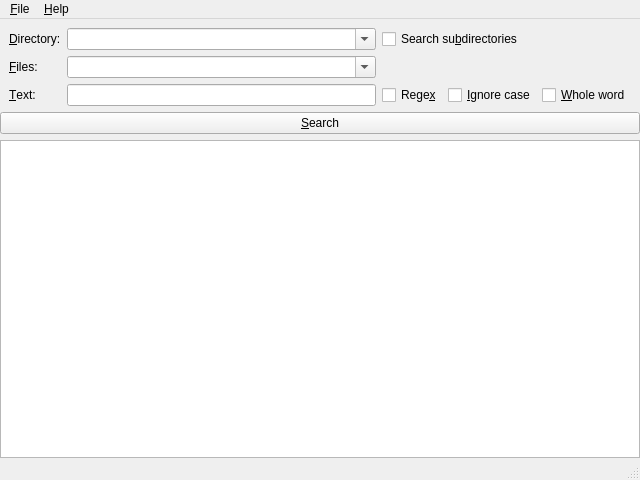
<?xml version="1.0" encoding="UTF-8"?>
<ui version="4.0">
 <class>MainWindow</class>
 <widget class="QMainWindow" name="MainWindow">
  <property name="geometry">
   <rect>
    <x>0</x>
    <y>0</y>
    <width>640</width>
    <height>480</height>
   </rect>
  </property>
  <property name="windowTitle">
   <string>Gold</string>
  </property>
  <widget class="QWidget" name="centralWidget">
   <layout class="QVBoxLayout" name="verticalLayout">
    <property name="leftMargin">
     <number>0</number>
    </property>
    <property name="topMargin">
     <number>0</number>
    </property>
    <property name="rightMargin">
     <number>0</number>
    </property>
    <property name="bottomMargin">
     <number>0</number>
    </property>
    <item>
     <layout class="QGridLayout" name="gridLayout">
      <property name="leftMargin">
       <number>9</number>
      </property>
      <property name="topMargin">
       <number>9</number>
      </property>
      <property name="rightMargin">
       <number>9</number>
      </property>
      <item row="2" column="2">
       <widget class="QCheckBox" name="checkRegex">
        <property name="text">
         <string>Rege&amp;x</string>
        </property>
       </widget>
      </item>
      <item row="2" column="4">
       <widget class="QCheckBox" name="checkWholeWord">
        <property name="text">
         <string>&amp;Whole word</string>
        </property>
       </widget>
      </item>
      <item row="2" column="0">
       <widget class="QLabel" name="labelText">
        <property name="text">
         <string>&amp;Text:</string>
        </property>
        <property name="buddy">
         <cstring>editText</cstring>
        </property>
       </widget>
      </item>
      <item row="1" column="0">
       <widget class="QLabel" name="labelFiles">
        <property name="text">
         <string>&amp;Files:</string>
        </property>
        <property name="buddy">
         <cstring>comboFiles</cstring>
        </property>
       </widget>
      </item>
      <item row="0" column="0">
       <widget class="QLabel" name="labelDir">
        <property name="text">
         <string>&amp;Directory:</string>
        </property>
        <property name="buddy">
         <cstring>comboDir</cstring>
        </property>
       </widget>
      </item>
      <item row="2" column="1">
       <widget class="QLineEdit" name="editText"/>
      </item>
      <item row="2" column="3">
       <widget class="QCheckBox" name="checkIgnoreCase">
        <property name="text">
         <string>&amp;Ignore case</string>
        </property>
       </widget>
      </item>
      <item row="1" column="1">
       <widget class="QComboBox" name="comboFiles">
        <property name="editable">
         <bool>true</bool>
        </property>
       </widget>
      </item>
      <item row="0" column="1">
       <widget class="QComboBox" name="comboDir">
        <property name="editable">
         <bool>true</bool>
        </property>
       </widget>
      </item>
      <item row="0" column="2" colspan="3">
       <widget class="QCheckBox" name="checkSearchSubdir">
        <property name="text">
         <string>Search su&amp;bdirectories</string>
        </property>
       </widget>
      </item>
     </layout>
    </item>
    <item>
     <widget class="QPushButton" name="buttonSearch">
      <property name="text">
       <string>&amp;Search</string>
      </property>
     </widget>
    </item>
    <item>
     <widget class="QTreeView" name="treeView"/>
    </item>
   </layout>
  </widget>
  <widget class="QMenuBar" name="menuBar">
   <property name="geometry">
    <rect>
     <x>0</x>
     <y>0</y>
     <width>640</width>
     <height>22</height>
    </rect>
   </property>
   <widget class="QMenu" name="menuFile">
    <property name="title">
     <string>&amp;File</string>
    </property>
    <addaction name="actionExit"/>
   </widget>
   <widget class="QMenu" name="menuHelp">
    <property name="title">
     <string>&amp;Help</string>
    </property>
    <addaction name="actionAboutGold"/>
    <addaction name="actionAboutQt"/>
   </widget>
   <addaction name="menuFile"/>
   <addaction name="menuHelp"/>
  </widget>
  <widget class="QStatusBar" name="statusBar"/>
  <action name="actionExit">
   <property name="text">
    <string>E&amp;xit</string>
   </property>
   <property name="toolTip">
    <string>Exit gold</string>
   </property>
   <property name="statusTip">
    <string>Exit gold.</string>
   </property>
   <property name="shortcut">
    <string>Ctrl+Q</string>
   </property>
   <property name="menuRole">
    <enum>QAction::QuitRole</enum>
   </property>
  </action>
  <action name="actionAboutGold">
   <property name="text">
    <string>&amp;About gold...</string>
   </property>
   <property name="statusTip">
    <string>About gold.</string>
   </property>
   <property name="menuRole">
    <enum>QAction::AboutRole</enum>
   </property>
  </action>
  <action name="actionAboutQt">
   <property name="text">
    <string>About &amp;Qt...</string>
   </property>
   <property name="statusTip">
    <string>About Qt.</string>
   </property>
   <property name="menuRole">
    <enum>QAction::AboutQtRole</enum>
   </property>
  </action>
 </widget>
 <layoutdefault spacing="6" margin="11"/>
 <tabstops>
  <tabstop>comboDir</tabstop>
  <tabstop>checkSearchSubdir</tabstop>
  <tabstop>comboFiles</tabstop>
  <tabstop>editText</tabstop>
  <tabstop>checkRegex</tabstop>
  <tabstop>checkIgnoreCase</tabstop>
  <tabstop>checkWholeWord</tabstop>
  <tabstop>buttonSearch</tabstop>
  <tabstop>treeView</tabstop>
 </tabstops>
 <resources/>
 <connections/>
</ui>
